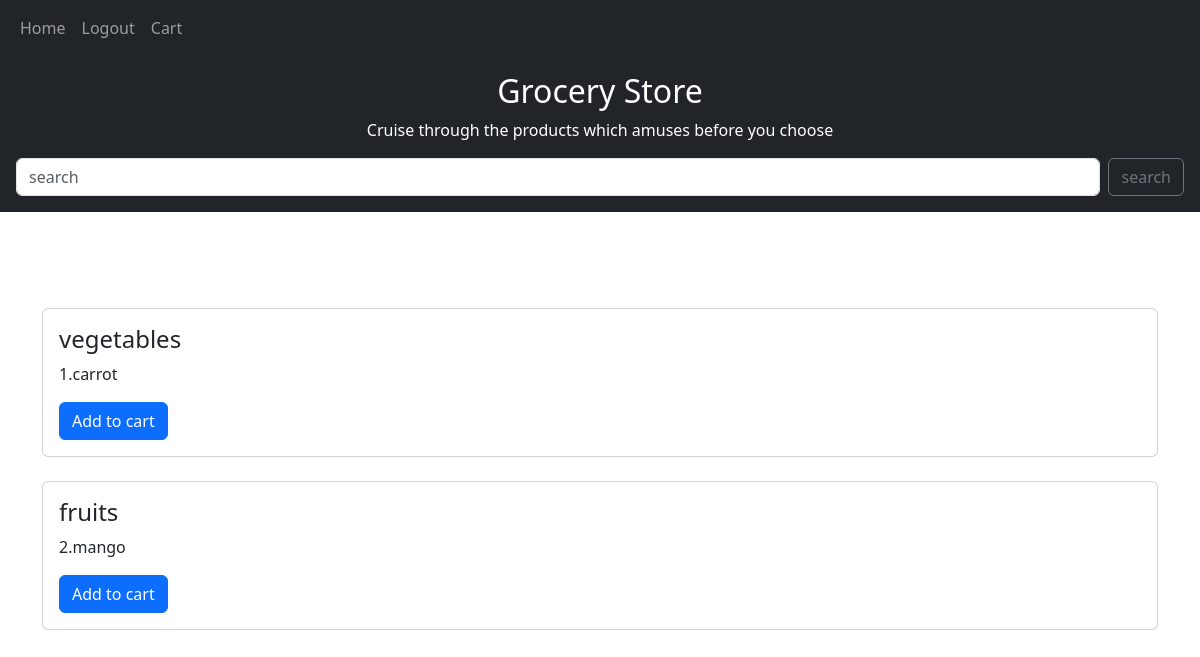
Page / (signed in) on the earlier database version.
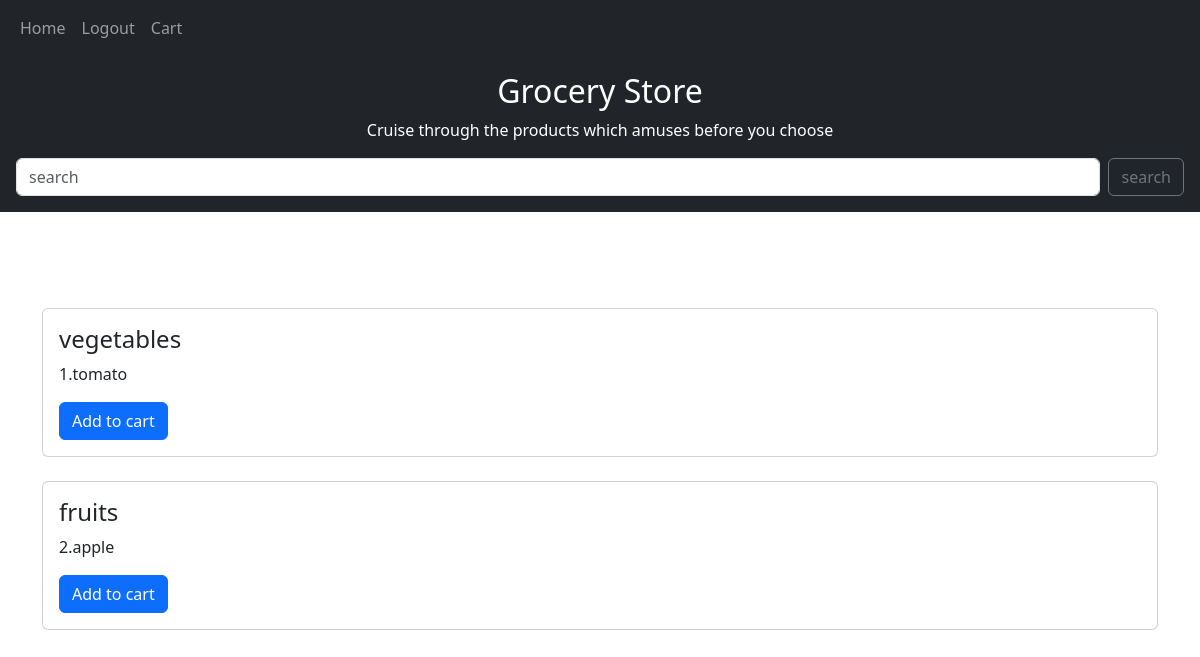
Same page on the later database version.
### app.py (models this page shows, shortened)
class Categories(db.Model,UserMixin):
    category_id=db.Column(db.Integer, primary_key=True, nullable=False)
    type=db.Column(db.String, nullable=False)

class Product(db.Model,UserMixin):
    product_id=db.Column(db.Integer, primary_key=True, nullable=False)
    product_name=db.Column(db.String,nullable=False)
    price=db.Column(db.Integer, nullable=False)
    quantity=db.Column(db.Integer,nullable=False)
    unit=db.Column(db.String,nullable=False)
    category_id=db.Column(db.Integer, db.ForeignKey("categories.category_id"))

### app.py (the view, shortened to what this page needs)
@app.route('/', methods=['GET','POST'])
@login_required
def home():
    selected_category = None
    search_query=request.args.get('search_query')
    if search_query:
        products=Product.query.filter_by(product_name=search_query).all()
    else:
        products= Product.query.all()
    all_c=Categories.query.all()
    all_p=Product.query.all()
    all_data=zip(all_c,all_p)
    return render_template("home.html", all_data=all_data, user = current_user, selected_category=selected_category)

### app.py (called while the page is built)
@login_manager.user_loader
def load_user(id):
    return User.query.get(int(id)) #get() is similar to filter_by() but instead here it will by default only look for the primary key variable

### templates/home.html (shortened to what this page needs)
{%extends "base.html"%}
{%block content%}
<div class="container-fluid p-3 bg-dark text-white text-center">
    <h2>Grocery Store</h2>
    <p>Cruise through the products which amuses before you choose<p>
    <form class="d-flex" method="GET" action="{{url_for('search')}}">
        <input
            class="form-control me-2"
            type="search"
            placeholder="search"
            aria-label="search"
            name="search_query">
            <button class="btn btn-outline-secondary" type="submit">search</button>
    </form>
</div>
<div class="container mt-5">
<br>
<br>
    {% for c,p in all_data %}
        <div class="card">
          <div class="card-body">
            <h4 class="card-title">{{c.type}} </h4>
            <p class="card-text">{{c.category_id}}.{{p.product_name}} </p>
            <form method="post" action="/">
                <button type="submit" class="btn btn-primary">Add to cart</button>
            </form>
          </div>
        </div>
        <br>
    {%endfor%}
</div>
{%endblock%}

Differences in the rows shown:
changed through a linked row, Categories "vegetables": product_name "carrot" → "tomato"
changed through a linked row, Categories "fruits": product_name "mango" → "apple"
